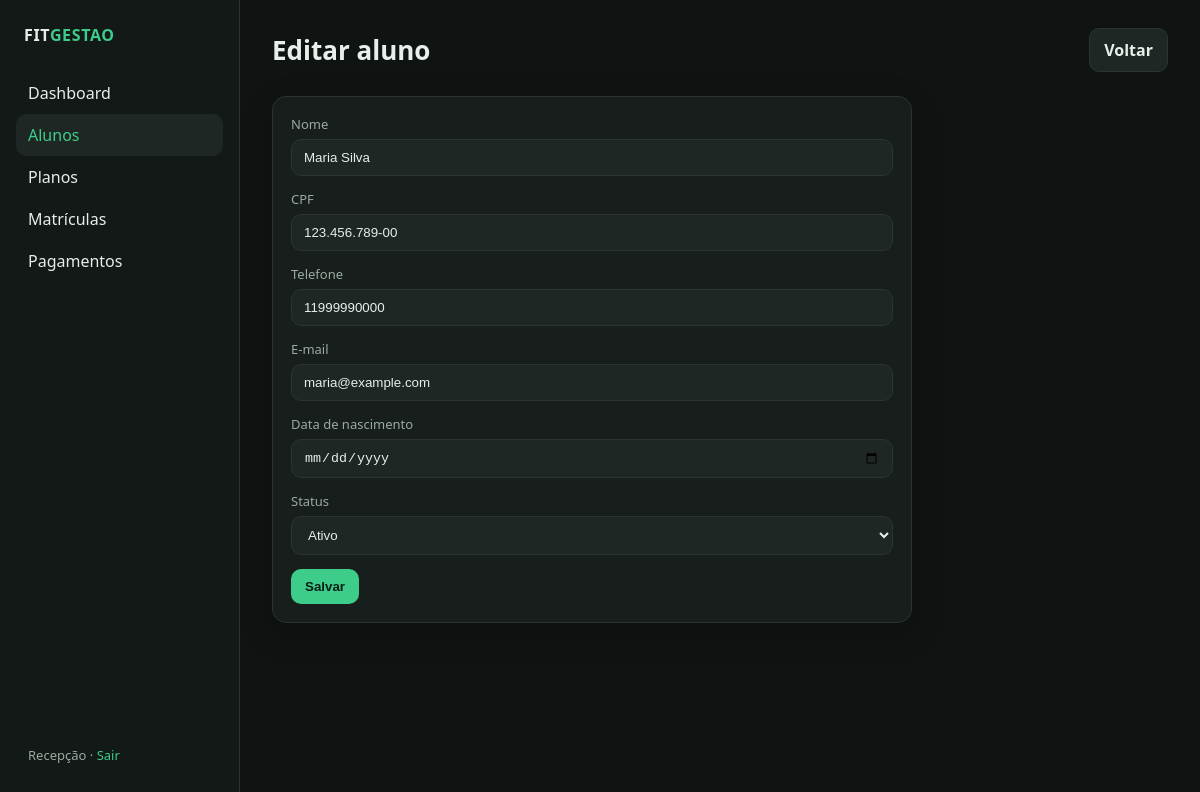
The page /alunos/1/editar (signed in) on the database its author committed.
### app/models.py (models this page shows)
class User(UserMixin, db.Model):
    id = db.Column(db.Integer, primary_key=True)
    username = db.Column(db.String(80), unique=True, nullable=False)
    name = db.Column(db.String(120), nullable=False)
    password_hash = db.Column(db.String(255), nullable=False)
    payments = db.relationship("Payment", backref="registered_by", lazy=True)

class Student(db.Model):
    id = db.Column(db.Integer, primary_key=True)
    name = db.Column(db.String(120), nullable=False)
    document = db.Column(db.String(20), unique=True, nullable=False)
    phone = db.Column(db.String(30), nullable=True)
    email = db.Column(db.String(120), nullable=True)
    birth_date = db.Column(db.Date, nullable=True)
    status = db.Column(db.String(20), nullable=False, default="ativo")
    created_at = db.Column(db.DateTime, server_default=db.func.now())
    enrollments = db.relationship(
        "Enrollment", backref="student", lazy=True, order_by="Enrollment.start_date.desc()"
    )

### app/routes/students.py (the view, shortened to what this page needs)
@bp.route("/<int:student_id>/editar", methods=["GET", "POST"])
@login_required
def edit(student_id):
    student = Student.query.get_or_404(student_id)
    form = StudentForm(obj=student)
    return render_template(
        "students/form.html", form=form, title="Editar aluno", student=student
    )

### app/forms.py
class StudentForm(FlaskForm):
    name = StringField("Nome", validators=[DataRequired(), Length(max=120)])
    document = StringField("CPF", validators=[DataRequired(), Length(max=20)])
    phone = StringField("Telefone", validators=[Optional(), Length(max=30)])
    email = StringField("E-mail", validators=[Optional(), Email(), Length(max=120)])
    birth_date = DateField("Data de nascimento", validators=[Optional()])
    status = SelectField(
        "Status",
        choices=[("ativo", "Ativo"), ("inativo", "Inativo")],
        default="ativo",
    )

### app/templates/students/form.html (shortened to what this page needs)
{% extends "base.html" %}
{% block content %}
<div class="topbar">
  <h1>{{ title }}</h1>
  <a class="btn secondary" href="{{ url_for('students.list_students') }}">Voltar</a>
</div>
<div class="card" style="max-width:640px">
  <form method="post">
    {% for field in [form.name, form.document, form.phone, form.email, form.birth_date, form.status] %}
    <div class="field">
      {{ field.label }}
      {{ field() }}
    </div>
    {% endfor %}
    <button class="btn" type="submit">Salvar</button>
  </form>
</div>
{% endblock %}

### app/templates/base.html (shortened to what this page needs)
<!doctype html>
<html lang="pt-BR">
<head>
  <link rel="stylesheet" href="{{ url_for('static', filename='css/style.css') }}">
</head>
<body>
<div class="layout">
  <aside class="sidebar">
    <p class="brand">FIT<span>GESTAO</span></p>
    <nav class="nav">
      <a href="{{ url_for('dashboard.index') }}" class="{{ 'active' if request.endpoint == 'dashboard.index' }}">Dashboard</a>
      <a href="{{ url_for('students.list_students') }}" class="{{ 'active' if request.endpoint and request.endpoint.startswith('students.') }}">Alunos</a>
      <a href="{{ url_for('plans.list_plans') }}" class="{{ 'active' if request.endpoint and request.endpoint.startswith('plans.') }}">Planos</a>
      <a href="{{ url_for('enrollments.list_enrollments') }}" class="{{ 'active' if request.endpoint and request.endpoint.startswith('enrollments.') }}">Matrículas</a>
      <a href="{{ url_for('payments.list_payments') }}" class="{{ 'active' if request.endpoint and request.endpoint.startswith('payments.') }}">Pagamentos</a>
    </nav>
    <div class="user">
      {{ current_user.name }} · <a href="{{ url_for('auth.logout') }}">Sair</a>
    </div>
  </aside>
  <main class="main">
    {% block content %}{% endblock %}
  </main>
</div>
</body>
</html>

### app/static/css/style.css (style rules this page uses)
:root { --bg: #0f1412; --panel: #171e1b; --panel-2: #1e2723; --line: #2a3530; --text: #e8eee9; --muted: #9aaba1; --accent: #3dcc8a; --accent-dim: #1f6f4d; --danger: #e05a5a; --warn: #e0b45a; --info: #5aa8e0; --radius: 14px; --shadow: 0 10px 30px rgba(0, 0, 0, 0.28); font-family: "Segoe UI", system-ui, sans-serif; }
* { box-sizing: border-box; }
html, body { margin: 0; min-height: 100%; background: var(--bg); color: var(--text); }
a { color: var(--accent); text-decoration: none; }
.layout { display: grid; grid-template-columns: 240px 1fr; min-height: 100vh; }
.sidebar { background: #121916; border-right: 1px solid var(--line); padding: 24px 16px; display: flex; flex-direction: column; gap: 8px; }
.brand { font-weight: 700; letter-spacing: 0.04em; margin: 0 8px 18px; }
.brand span { color: var(--accent); }
.nav a { display: block; color: var(--text); padding: 10px 12px; border-radius: 10px; text-decoration: none; }
.nav a:hover, .nav a.active { background: var(--panel-2); color: var(--accent); }
.sidebar .user { margin-top: auto; color: var(--muted); font-size: 13px; padding: 12px; }
.main { padding: 28px 32px 48px; }
.topbar { display: flex; justify-content: space-between; align-items: center; gap: 16px; margin-bottom: 24px; }
h1 { margin: 0; font-size: 26px; }
.card { background: var(--panel); border: 1px solid var(--line); border-radius: var(--radius); padding: 18px; box-shadow: var(--shadow); }
input, select, textarea { background: var(--panel-2); border: 1px solid var(--line); color: var(--text); border-radius: 10px; padding: 10px 12px; width: 100%; }
label { display: block; margin-bottom: 6px; color: var(--muted); font-size: 13px; }
.field { margin-bottom: 14px; }
.btn { display: inline-flex; align-items: center; justify-content: center; background: var(--accent); color: #062015; font-weight: 700; border: 0; border-radius: 10px; padding: 10px 14px; cursor: pointer; text-decoration: none; }
.btn.secondary { background: var(--panel-2); color: var(--text); border: 1px solid var(--line); }

### rows shown on the page
User: name "Recepção"
Student: name "Maria Silva" "123.456.789-00" "11999990000" "maria@example.com" "Ativo"

### other values the page prints
{{ title }} "Editar aluno"
{{ field.label }} "Nome" "CPF" "Telefone" "E-mail" "Data de nascimento" "Status"
